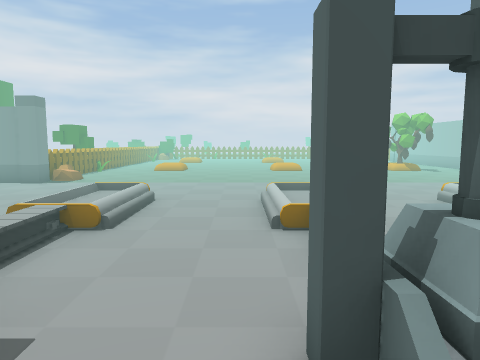
View 1 (above)

22 first-person views from a walk through a scene from a Unity 3-D project. The camera is 1.4 m above the floor, tilts 6° down and sees 70° across. The floor is counted in squares, 1 m on a side. Each view is taken from the middle of a square. On the plan, view 1 faces up. The plan holds only what a view shows up to about 15 squares ahead; the rest is blank. The place goes on beyond the plan. The player is left out. Door leaves are left out, so doorways stand open.

View 2
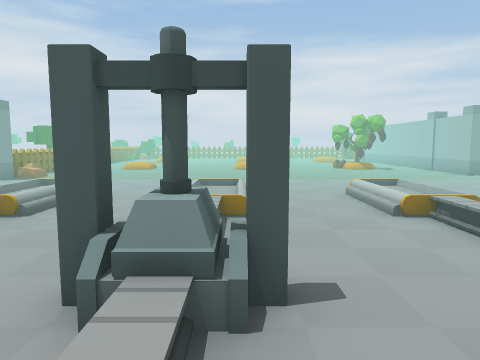

View 3
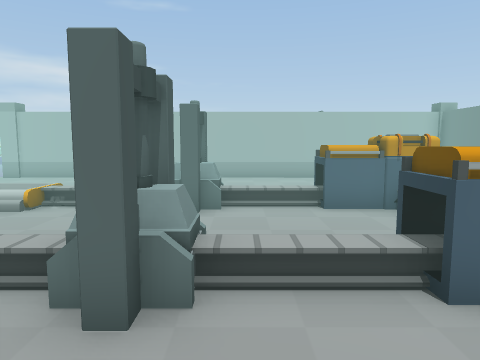

View 4
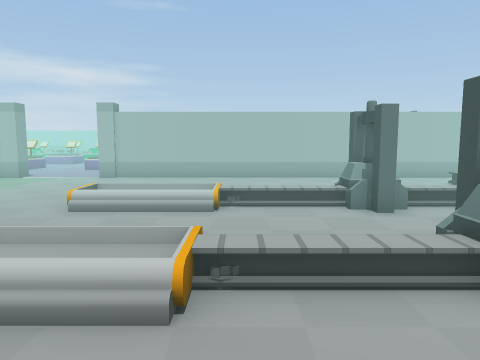

View 5
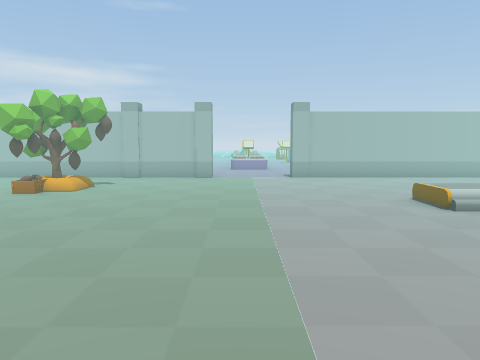

View 6
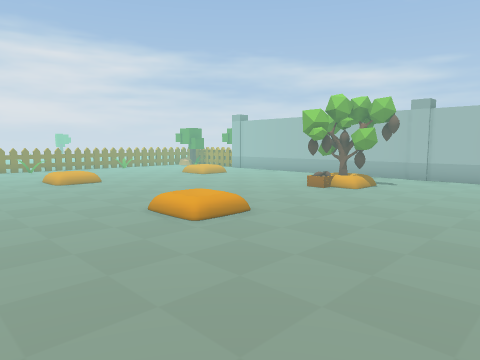

View 7
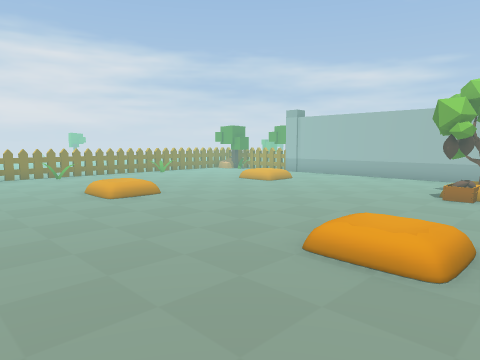

View 8
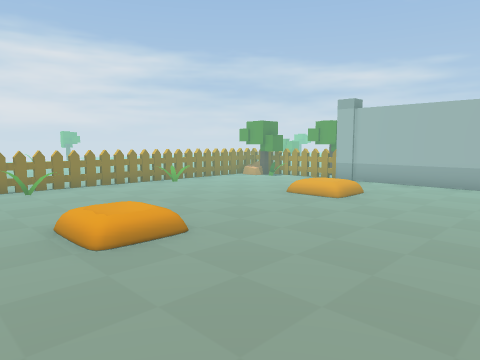

View 9
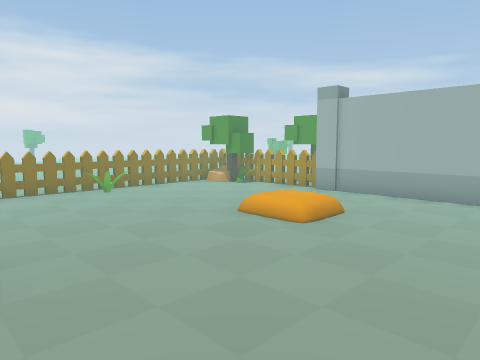

View 10
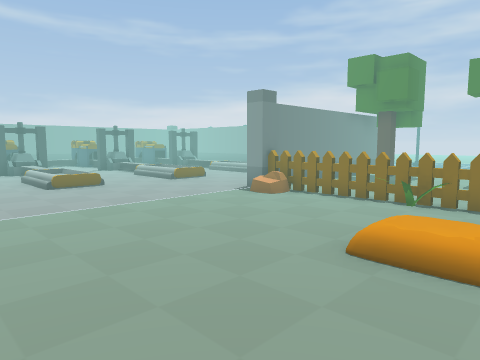

View 11
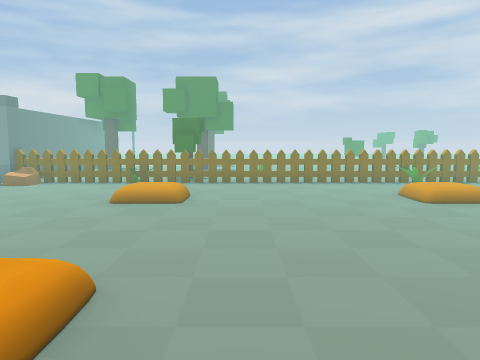

View 12
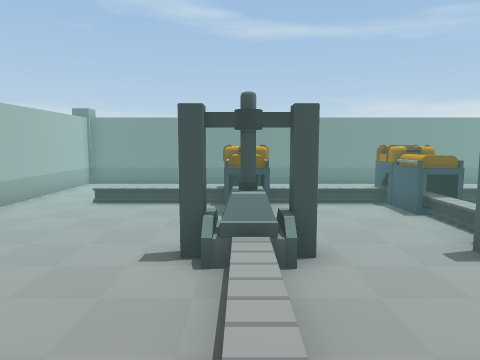

View 13
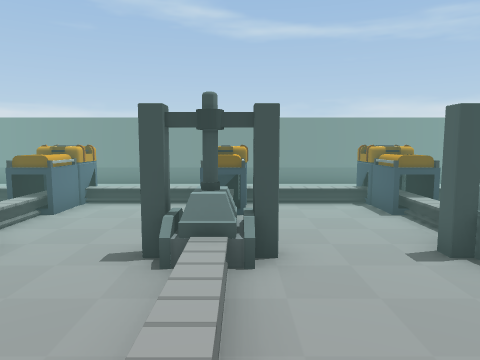

View 14
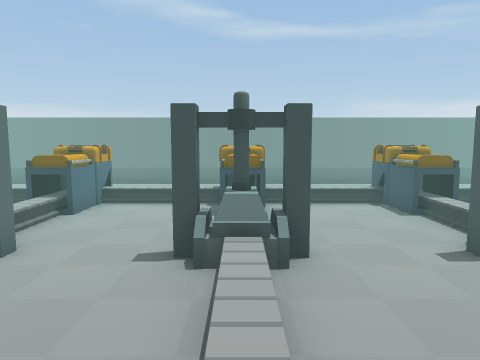

View 15
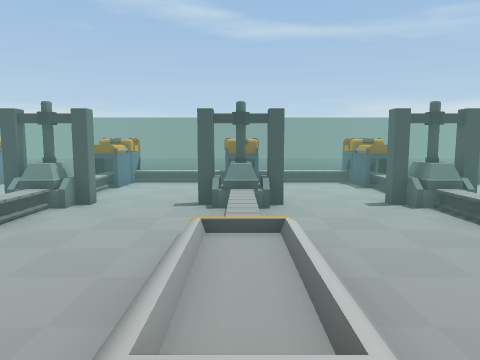

View 16
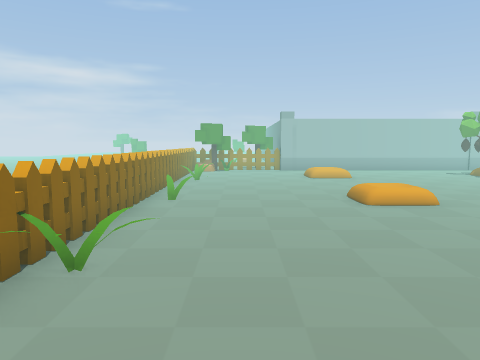

View 17
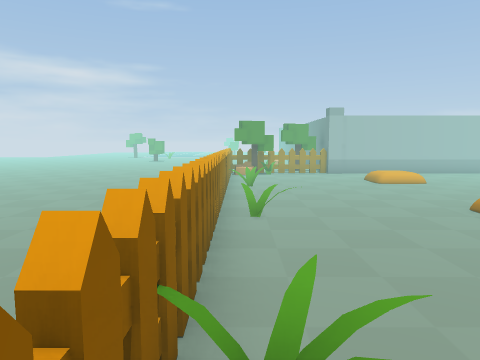

View 18
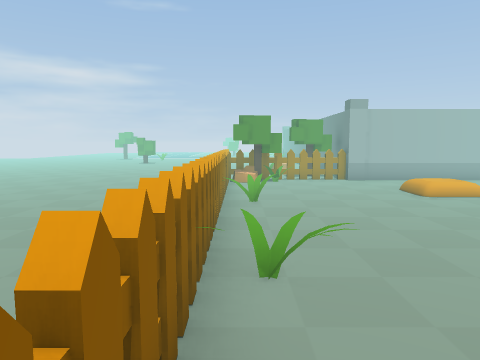

View 19
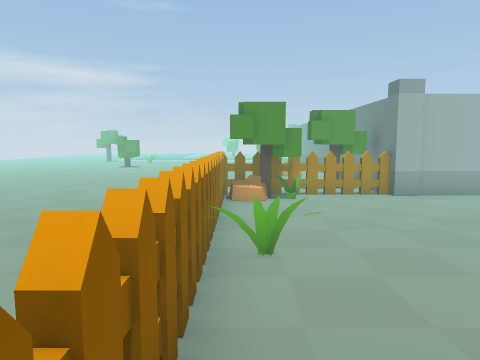

View 20
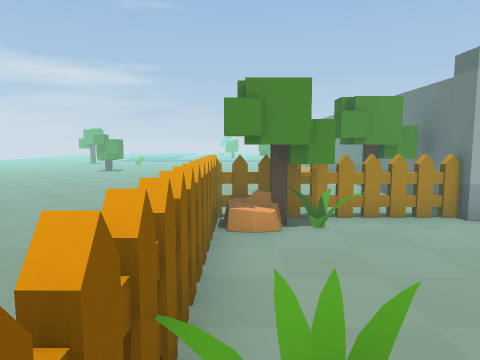

View 21
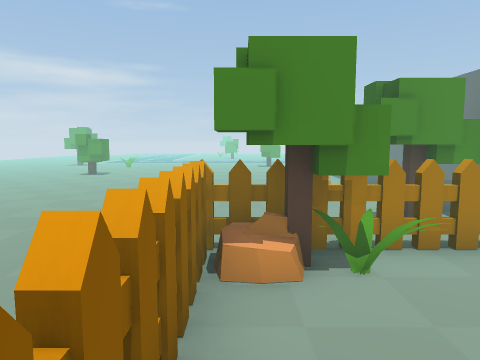

View 22
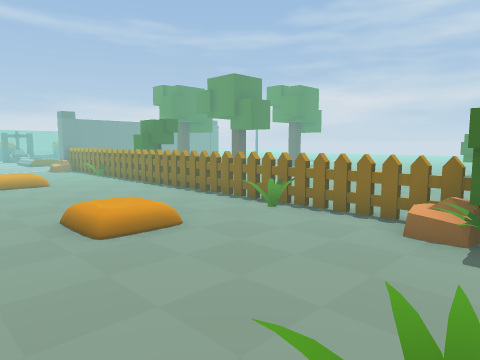

### Floor plan
Key: @ floor where view 1 was taken; # wall or solid block; . main floor; : floor 0.25 m higher than the main floor; / step, stairs or slope; D open door; = window, fence, low wall or low ledge; R rock; T tree; O other object.
Columns run from 7 left of view 1 to 19 right of it. Each row starts with its distance up from view 1.
 39              ..............
 38            ................
 37           .................
 36         ...................
 35        ..................
 34       ..............
 33     ===============#  ..
 32 TT ..O...O....O...TR. ...
 31 TT................TTO  ..
 30 =...................TT....
 29 =...................TT....
 28 =...................#######
 27 O..//....::....//..##
 26 =..::....::....::..#
 25 =..................#
 24 =..................#
 23 =..................#
 22 =..................#
 21 =..................#
 20 =..............T.T.#
 19 =..::....::....TT  #
 18 O..//....::....TTT.#
 17 O..................#
 16 =..................#
 15 =..................##
 14 R..................DD
 13 #..................DD
 12 ...................DD
 11 ...................DD
 10 ...................##
  9 ......... .........#
  8  ... /..  ../ .....#
  7  ...:/../ ../:   ..#
  6  ...:/..//../    ..#
  5 ..../.../..../.. ..#
  4 ..../.../..../.. ..#
  3 ..../.../..../.....#
  2 #..##...##..##.....#
  1 ..../......../.....#
  0 ..../..@...../.....#
 -1 ...#/...#...#/.....#
 -2 #...=...##...=.....#
 -3 #...#...##...#.....#
 -4                   .#
 -5                   .#
 -6                    #
 -7 ####################

Where each view was taken, in squares from view 1:
view 1: 0 up, 0 right, facing up
view 2: 1 down, 2 right, facing up
view 3: 1 up, 2 left, facing right
view 4: 5 up, 2 left, facing right
view 5: 13 up, 2 left, facing right
view 6: 13 up, 2 left, facing up-right
view 7: 17 up, 2 left, facing up-right
view 8: 21 up, 0 right, facing up-right
view 9: 22 up, 3 right, facing up-right
view 10: 20 up, 1 right, facing down-left
view 11: 21 up, 5 right, facing left
view 12: 7 up, 6 right, facing down
view 13: 7 up, 1 right, facing down
view 14: 7 up, 3 left, facing down
view 15: 10 up, 3 left, facing down
view 16: 30 up, 6 left, facing right
view 17: 32 up, 4 left, facing right
view 18: 32 up, 1 left, facing right
view 19: 32 up, 3 right, facing right
view 20: 32 up, 6 right, facing right
view 21: 32 up, 8 right, facing right
view 22: 32 up, 1 left, facing down-left
